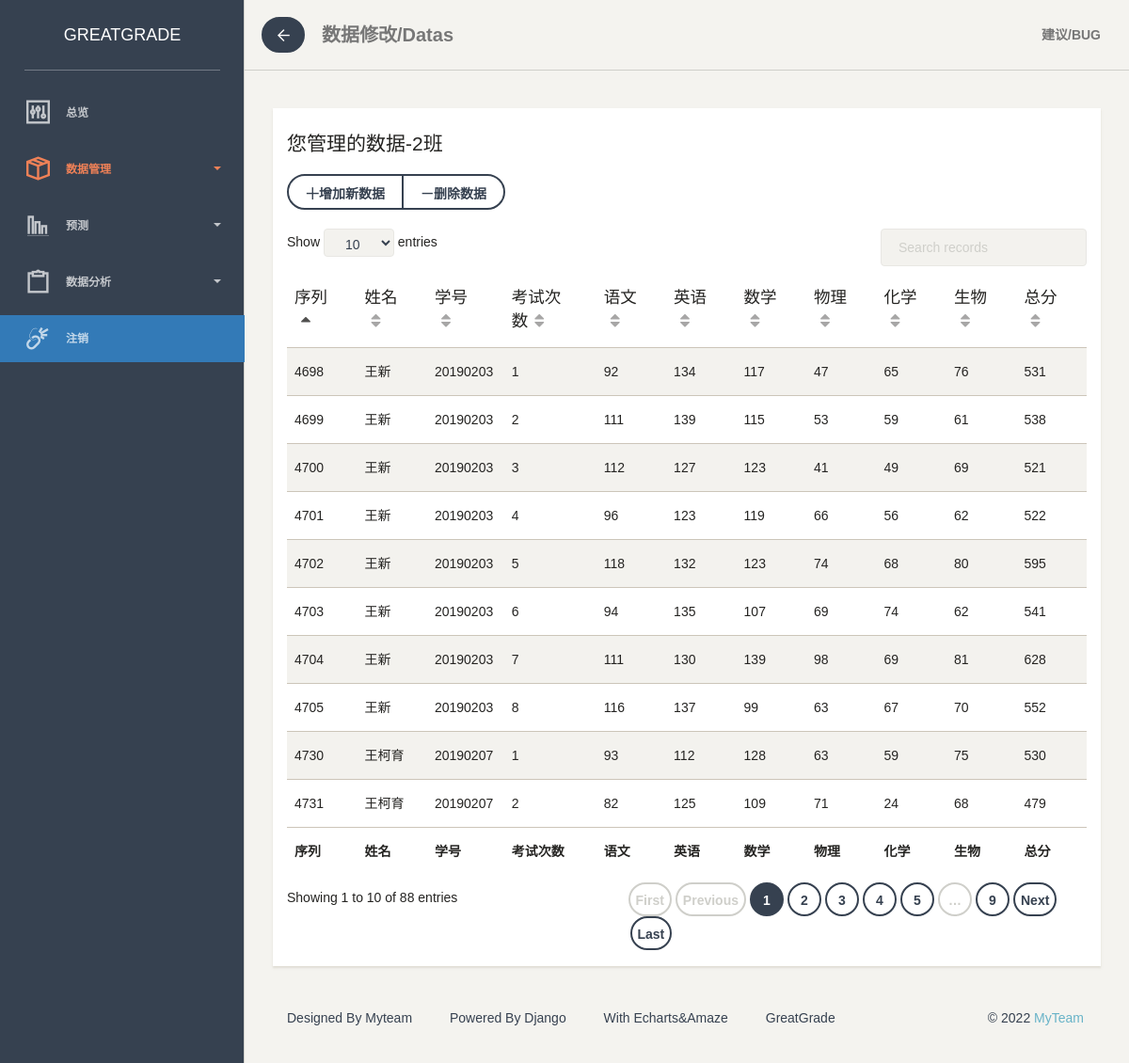
Page /GreatGrade/dataschange/ (signed in) on the committed database.
### app/models.py (models this page shows)
class ClassGrade(models.Model):  # 某次考试个人成绩，下面为各个学生成绩
    studentNum = models.CharField('学号', max_length=15)
    CLASS = models.CharField('班级', max_length=15)
    STName = models.CharField('姓名', max_length=20)
    Math3 = models.PositiveIntegerField('数学', blank=True, null=True)  # positiveintergerfield 数据大于0
    Chinese3 = models.PositiveIntegerField('语文', blank=True, null=True)
    English3 = models.PositiveIntegerField('英语', blank=True, null=True)
    Physics3 = models.PositiveIntegerField('物理', blank=True, null=True)
    Biology3 = models.PositiveIntegerField('生物', blank=True, null=True)
    Chemistry3 = models.PositiveIntegerField('化学', blank=True, null=True)
    TEST = models.ForeignKey('AllTest', on_delete=models.CASCADE)
    Total = models.PositiveIntegerField('总分', blank=True, null=True)

### app/views.py (the view)
# urls.py: path('GreatGrade/dataschange/', views.datas_change, name='dataschange'),
def datas_change(request):
    assert isinstance(request, HttpRequest)
    teacher_class=[]
    try:
        teacher_class.append(request.user.TeacherClass)
    except:
        teacher_class.append(4)
    class_inside_prime=models.ClassGrade.objects.filter(CLASS=teacher_class[0]).values()
    class_inside=list(class_inside_prime)
    class_num=class_inside[0].get('CLASS')
    return render(
        request,
        'app/datas_change.html',
        {
            'title':'数据修改/Datas',
            'message':'database contrl page.',
            'year':datetime.now().year,
            'class_info':class_inside,
            'class':class_num,
        }
    )

### app/templates/app/datas_change.html (shortened to what this page needs)
{% extends "app/layoutnav.html" %}
{% block content %}
<body>
    <div class="content">
            <div class="container-fluid">
                    <div class="row">
                        <div class="col-md-12">
                            <div class="card">
                                <div class="content">
                                    <h4 class="title">您管理的数据-{{class}}班</h4>
                                    <div class="toolbar">
                                        <div class="btn-group btn-group-seperator" style="padding-bottom: 20px;">
										<button type="button" class="btn btn-default" onclick="window.location.href = '{% url 'datasadd' %}'"><i class="ti-plus f-14">增加新数据</i></button>
                                        <button type="button" class="btn btn-default" onclick="window.location.href = '{% url 'datasdel' %}'"><i class="ti-minus f-14">删除数据</i></button>
                                    </div>
                                    <div class="material-datatables">
                                        <table id="datatables" class="table table-striped table-no-bordered table-hover" style="width:100%;">
                                            <thead>
                                                <tr>
                                                    <th>序列</th>
                                                    <th>姓名</th>
                                                    <th>学号</th>
                                                    <th>考试次数</th>
                                                    <th>语文</th>
                                                    <th>英语</th>
                                                    <th>数学</th>
                                                    <th>物理</th>
                                                    <th>化学</th>
                                                    <th>生物</th>
                                                    <th>总分</th>
                                                </tr>
                                            </thead>
                                            <tbody>
                                                {%for info in class_info%}
                                                <tr>
                                                    <td id="{{info.id}}">{{info.id}}</td>
                                                    <td>{{info.STName}}</td>
                                                    <td>{{info.studentNum}}</td>
                                                    <td>{{info.TEST_id}}</td>
                                                    <td>{{info.Chinese3}}</td>
                                                    <td>{{info.English3}}</td>
                                                    <td>{{info.Math3}}</td>
                                                    <td>{{info.Physics3}}</td>
                                                    <td>{{info.Biology3}}</td>
                                                    <td>{{info.Chemistry3}}</td>
                                                    <td>{{info.Total}}</td>
                                                </tr>
                                                {%endfor%}
                                            </tbody>
                                            <tfoot>
                                                <tr>
                                                    <th>序列</th>
                                                    <th>姓名</th>
                                                    <th>学号</th>
                                                    <th>考试次数</th>
                                                    <th>语文</th>
                                                    <th>英语</th>
                                                    <th>数学</th>
                                                    <th>物理</th>
                                                    <th>化学</th>
                                                    <th>生物</th>
                                                    <th>总分</th>
                                                </tr>
                                            </tfoot>
                                        </table>
                                    </div>
                                </div>
                            </div>
                        </div>
                   </div>
            </div>
    </div>
</body>
{% endblock %}

### rows in the picture
ClassGrade: id "4698", STName "王新", studentNum "20190203", TEST_id "1", Chinese3 "92", English3 "134", Math3 "117", Physics3 "47", Biology3 "65", Chemistry3 "76", Total "531"
ClassGrade: id "4699", STName "王新", studentNum "20190203", TEST_id "2", Chinese3 "111", English3 "139", Math3 "115", Physics3 "53", Biology3 "59", Chemistry3 "61", Total "538"
ClassGrade: id "4700", STName "王新", studentNum "20190203", TEST_id "3", Chinese3 "112", English3 "127", Math3 "123", Physics3 "41", Biology3 "49", Chemistry3 "69", Total "521"
ClassGrade: id "4701", STName "王新", studentNum "20190203", TEST_id "4", Chinese3 "96", English3 "123", Math3 "119", Physics3 "66", Biology3 "56", Chemistry3 "62", Total "522"
ClassGrade: id "4702", STName "王新", studentNum "20190203", TEST_id "5", Chinese3 "118", English3 "132", Math3 "123", Physics3 "74", Biology3 "68", Chemistry3 "80", Total "595"
ClassGrade: id "4703", STName "王新", studentNum "20190203", TEST_id "6", Chinese3 "94", English3 "135", Math3 "107", Physics3 "69", Biology3 "74", Chemistry3 "62", Total "541"
ClassGrade: id "4704", STName "王新", studentNum "20190203", TEST_id "7", Chinese3 "111", English3 "130", Math3 "139", Physics3 "98", Biology3 "69", Chemistry3 "81", Total "628"
ClassGrade: id "4705", STName "王新", studentNum "20190203", TEST_id "8", Chinese3 "116", English3 "137", Math3 "99", Physics3 "63", Biology3 "67", Chemistry3 "70", Total "552"
ClassGrade: id "4730", STName "王柯育", studentNum "20190207", TEST_id "1", Chinese3 "93", English3 "112", Math3 "128", Physics3 "63", Biology3 "59", Chemistry3 "75", Total "530"
ClassGrade: id "4731", STName "王柯育", studentNum "20190207", TEST_id "2", Chinese3 "82", English3 "125", Math3 "109", Physics3 "71", Biology3 "24", Chemistry3 "68", Total "479"

### other values in the picture
{{ title }} "数据修改/Datas"
{{ class }} "2"
